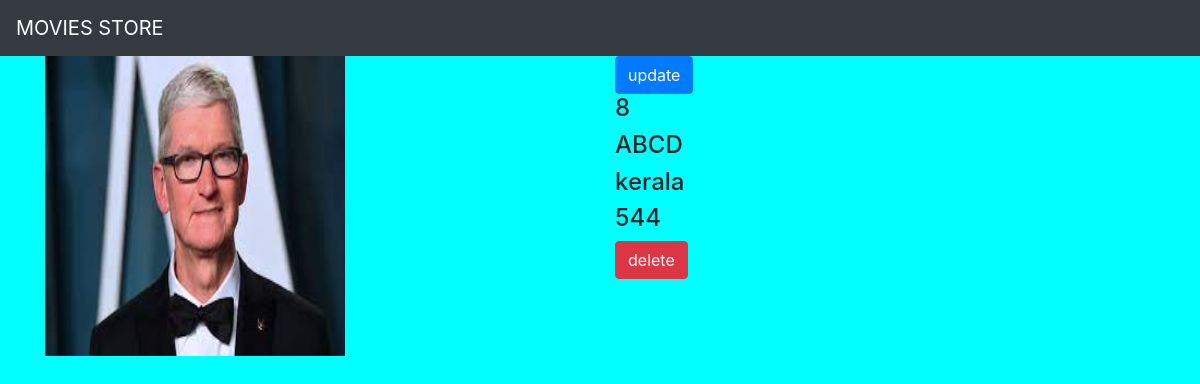
The page /moviedetail/8/ on the database its author committed.
### movieapp/models.py (models this page shows, shortened)
class movie(models.Model):
    name=models.CharField(max_length=100)
    desc=models.TextField()
    year=models.IntegerField()
    img=models.ImageField(upload_to='gallary')

### movieapp/views.py (the view)
# urls.py: path('moviedetail/<int:movie_id>/',views.moviedetail,name='moviedetail'),
def moviedetail(request,movie_id):
    m=movie.objects.get(id=movie_id)
    return render(request,"details.html",{'movie':m})

### templates/details.html
{% extends 'base.html' %}
    {% block body %}
<div class="container">
    <div class="row">
        <div class="col-md-6">
            <img src="{{movie.img.url}}" width="300" height="300">
        </div>
          <div class="col-md-6">
              <a  class="btn btn-primary" href="{% url 'movieapp:update' movie.id %}">update</a>
            <h4>{{movie.id}}</h4>
<h4>{{movie.name}}</h4>
<h4>{{movie.desc}}</h4>
<h4>{{movie.year}}</h4>
<a  class="btn btn-danger" href="{% url 'movieapp:delete' movie.id %}">delete</a>
    </div></div>
</div>
{% endblock %}

### static/style.css (style rules this page uses)
body { background-color:aqua; }

### rows shown on the page
movie: img (picture), id "8", name "ABCD", desc "kerala", year "544"
